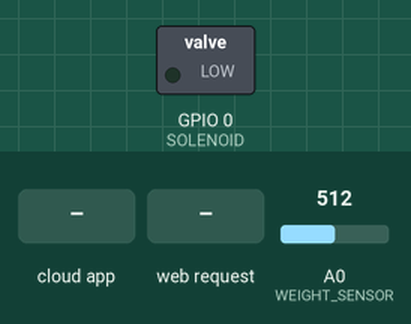
The sketch below on a simulated ESP8266 (NodeMCU). Shown: switched loads named in the sketch (green lamp = pin HIGH). Inputs (shaded band) come from the test bench; at power-on: A0 (WEIGHT_SENSOR) = 512. What the sketch prints to the serial monitor is not drawn.

Above: at 2.8 s.
2.9 s: the phone or cloud app sets TriggerTrap to 1
At 4.2 s:
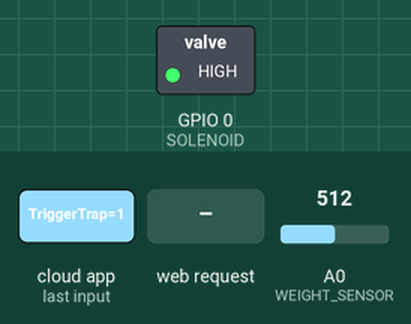
5.9 s: A0 (WEIGHT_SENSOR) set to 490
7.4 s: HTTP request GET / received
8.9 s: A0 (WEIGHT_SENSOR) set to 510
Timing chart, 0 to 11.4 s (numbered marks = the images above; inputs shaded):
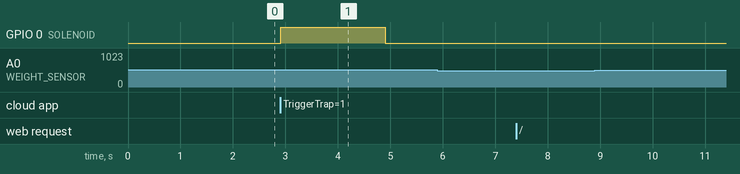

Measured:
- after the input at 2.9 s, GPIO 0 (SOLENOID): LOW → HIGH at once, → LOW 2.0 s later
- after the input at 5.9 s, every drawn part: stays the same
- after the input at 7.4 s, every drawn part: stays the same
- after the input at 8.9 s, every drawn part: stays the same

The sketch:

Chapter_4_Chair.ino
```cpp
#include "AdafruitIO_WiFi.h"
#include <ESP8266WebServer.h>

#define WEIGHT_SENSOR A0
#define WEIGHT_THRESHOLD 500
#define SOLENOID 0
#define IO_USERNAME "Your Adafruit IO Username Goes Here"
#define IO_KEY "Your Adafruit IO Key, Found in io.adafruit settings, goes here."

ESP8266WebServer server(80);
AdafruitIO_WiFi io(IO_USERNAME, IO_KEY, "YOUR NETWORK NAME", "YOUR WIFI PASSWORD");
AdafruitIO_Feed *chair_occupied = io.feed("ChairOccupied");
AdafruitIO_Feed *trigger_trap = io.feed("TriggerTrap");

void mainPage() {
  Serial.println("Serving our page");
  int weight_sensor_reading = analogRead(WEIGHT_SENSOR);
  if (weight_sensor_reading > WEIGHT_THRESHOLD) {
    server.send(200, "text/html", "<H1>THERE'S SOMEONE IN MY CHAIR!</H1>");
  } else {
    server.send(200, "text/html", "<H2>My chair is unoccupied.</H2>");
  }
}

void connectWifi() {
  Serial.print("Attempting to connect to wifi...");
  io.connect();
  while(io.status() < AIO_CONNECTED) {
    Serial.print(".");
    delay(500);
  }
  Serial.println("Connected! ");
  WiFi.config(IPAddress(192, 168, 42, 80), IPAddress(192, 168, 42, 1), IPAddress(192, 168, 42, 1));
  Serial.print("IP address: ");
  Serial.println(WiFi.localIP());
}

void publish_status() {
  static boolean occupied = false;
  static boolean previously_occupied = true;
  int weight_sensor_reading = analogRead(WEIGHT_SENSOR);
  if (weight_sensor_reading > WEIGHT_THRESHOLD) occupied = true;
  else occupied = false;
  if (occupied != previously_occupied) {
    if (occupied) {
      chair_occupied->save("Occupied");
      Serial.println("Chair: Occupied");
    } else {
      chair_occupied->save("Empty");
      Serial.println("Chair: Empty");
    }
    previously_occupied = occupied;
  }
}

void activateWebserver() {
  Serial.println("Starting the web server");
  server.on("/", mainPage);
  server.onNotFound(mainPage);
  server.begin();
}

void fire_trap(AdafruitIO_Data *data) {
  int fire_trap = data->toInt();
  if (fire_trap) {
    digitalWrite(SOLENOID, HIGH);
    Serial.println("Firing trap");
    delay(2000);
    trigger_trap->save(false);
    digitalWrite(SOLENOID, LOW);
  }
  else digitalWrite(SOLENOID, LOW);
}

void setup() {
  pinMode(WEIGHT_SENSOR, INPUT);
  pinMode(SOLENOID, OUTPUT);
  Serial.begin(9600);
  delay(100);
  Serial.println("Debugging activated");
  trigger_trap->onMessage(fire_trap);
  connectWifi();
  activateWebserver();
}

void loop() {
  io.run();
  server.handleClient();
  publish_status();
}
```
